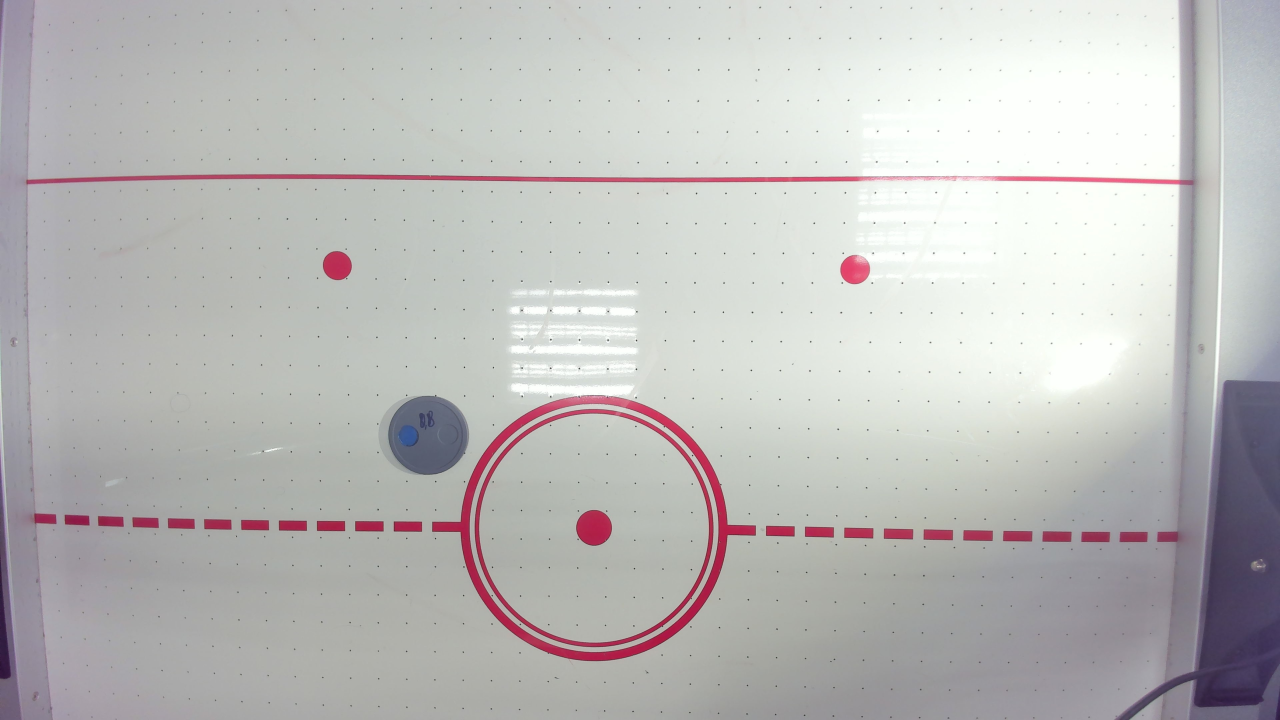
#> input picture Python OpenCV/Test Imaging/One_BD.jpg, 3840 x 2160 px, found by its file name (shown at 1/3 size)
$ python contours.py
#> lines starting #> are read from the running program, lines starting #| are printed output that depends on the picture; after the words box and inside, x2 and y2 are one past the last pixel; in counts of white or black regions, pixels touching at a corner belong together
#> further down, img is the input picture: shape (2160, 3840, 3); mean B, G, R 186.9, 188, 189
### Python OpenCV/Learn/functions.py
import cv2 as cv
import numpy as np


# Functions
def rescaleFrame(frame, scale= 0.75):
    # Works for Image, Video and Live Video
#> called with scale = 0.2
    width = int(frame.shape[1] * scale)
#> width = 768
    height = int(frame.shape[0] * scale)
#> height = 432

    dimensions = (width, height)
#> dimensions = (768, 432)

    return cv.resize(frame, dimensions, interpolation=cv.INTER_AREA)
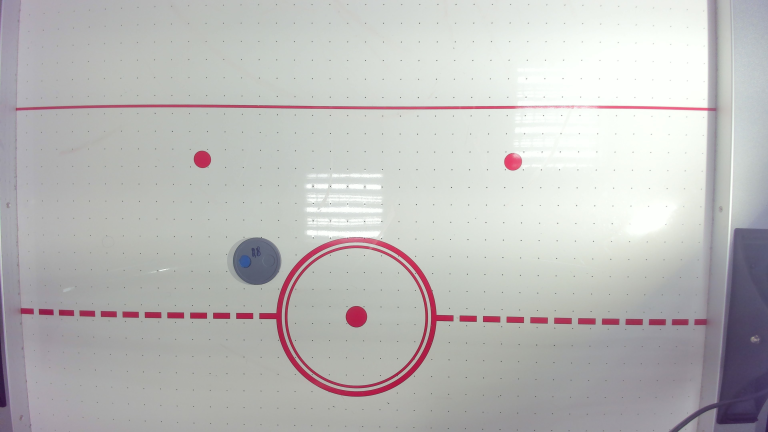
#> returned value: shape (432, 768, 3); mean of channels 0, 1, 2 186.9, 188, 189; drawn as B, G, R


# [29 lines left out: functions changeRes, translate, rotate, not called in this run]

### Python OpenCV/Learn/contours.py
import cv2 as cv
from functions import *
import numpy as np


img = cv.imread("Python OpenCV\Test Imaging\One_BD.jpg")
scaled = rescaleFrame(img, 0.20)
#cv.imshow("Scaled Original", scaled)

blank = np.zeros(scaled.shape, dtype='uint8')
#cv.imshow("Blank", blank)

gray = cv.cvtColor(scaled, cv.COLOR_BGR2GRAY)
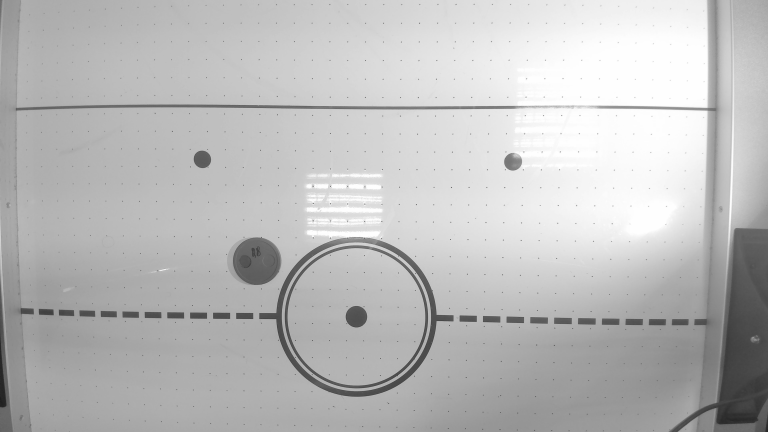
#> gray: shape (432, 768); min 31, max 254, mean 188.2
#cv.imshow('GreyScale Blue Disk', gray)

blur = cv.GaussianBlur(gray, (5,5), cv.BORDER_DEFAULT)
cv.imshow("Blured Image", blur)

canny = cv.Canny(blur, 125, 175)
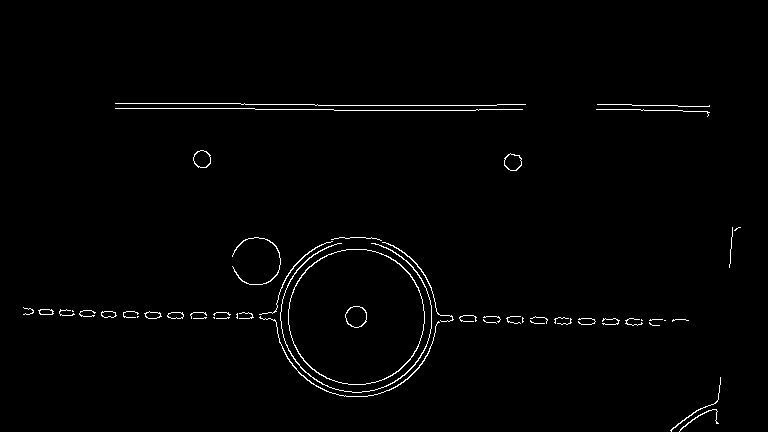
#> canny: shape (432, 768); 1.2% white in thin lines or dots, all inside (x1, y1, x2, y2) = (23, 103, 741, 432)
#cv.imshow("Canny Edges", canny)

ret, thresh = cv.threshold(gray, 125, 255, cv.THRESH_BINARY)
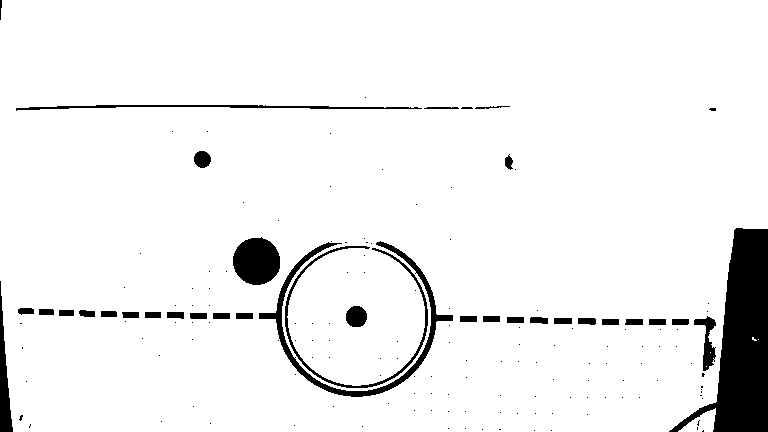
#> thresh: shape (432, 768); 93.9% white; 165 black regions (130 under 20 px)

contours, hierarchy = cv.findContours(canny, cv.RETR_LIST, cv.CHAIN_APPROX_NONE)
#> contours = 60 contours, 37 with area under 20; largest, box (x1, y1, x2, y2) and area: (288, 249, 425, 385) 14560, (288, 249, 425, 385) 14446, (345, 306, 367, 328) 354, (345, 306, 367, 328) 334, (193, 150, 211, 168) 234
print(len(contours))
#| 60

cv.drawContours(blank, contours, -1, (0,0,255), 1)
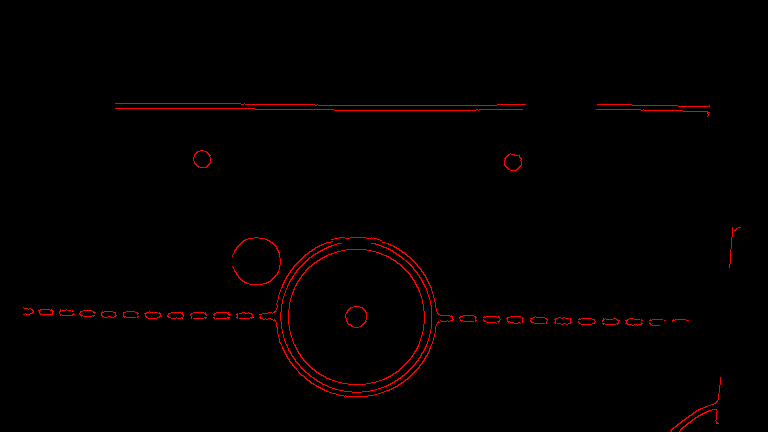
#> blank: shape (432, 768, 3); mean of channels 0, 1, 2 0, 0, 3.2; drawn as B, G, R
cv.imshow("Contours", blank)


cv.waitKey(0)
cv.destroyAllWindows
